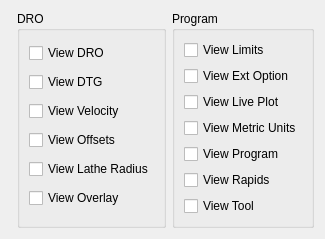
      <widget class="QWidget" name="tab_13">
       <attribute name="title">
        <string>Plot</string>
       </attribute>
       <layout class="QGridLayout" name="gridLayout_23">
        <item row="1" column="0">
         <widget class="QFrame" name="plot_widget"/>
        </item>
        <item row="1" column="1">
         <widget class="QGroupBox" name="groupBox_20">
          <property name="maximumSize">
           <size>
            <width>170</width>
            <height>16777215</height>
           </size>
          </property>
          <property name="title">
           <string>DRO</string>
          </property>
          <layout class="QGridLayout" name="gridLayout_39">
           <item row="0" column="0">
            <widget class="QCheckBox" name="view_dro_cb">
             <property name="text">
              <string>View DRO</string>
             </property>
            </widget>
           </item>
           <item row="4" column="0">
            <widget class="QCheckBox" name="view_lathe_radius_cb">
             <property name="text">
              <string>View Lathe Radius</string>
             </property>
            </widget>
           </item>
           <item row="3" column="0">
            <widget class="QCheckBox" name="view_offsets_cb">
             <property name="text">
              <string>View Offsets</string>
             </property>
            </widget>
           </item>
           <item row="1" column="0">
            <widget class="QCheckBox" name="view_dtg_cb">
             <property name="text">
              <string>View DTG</string>
             </property>
            </widget>
           </item>
           <item row="2" column="0">
            <widget class="QCheckBox" name="view_velocity_cb">
             <property name="text">
              <string>View Velocity</string>
             </property>
            </widget>
           </item>
           <item row="5" column="0">
            <widget class="QCheckBox" name="view_overlay_cb">
             <property name="text">
              <string>View Overlay</string>
             </property>
            </widget>
           </item>
          </layout>
         </widget>
        </item>
        <item row="1" column="2">
         <widget class="QGroupBox" name="groupBox_6">
          <property name="sizePolicy">
           <sizepolicy hsizetype="Minimum" vsizetype="Preferred">
            <horstretch>0</horstretch>
            <verstretch>0</verstretch>
           </sizepolicy>
          </property>
          <property name="minimumSize">
           <size>
            <width>0</width>
            <height>0</height>
           </size>
          </property>
          <property name="maximumSize">
           <size>
            <width>160</width>
            <height>16777215</height>
           </size>
          </property>
          <property name="title">
           <string>Program</string>
          </property>
          <layout class="QGridLayout" name="gridLayout_33">
           <item row="8" column="0">
            <widget class="QCheckBox" name="view_tool_cb">
             <property name="text">
              <string>View Tool</string>
             </property>
            </widget>
           </item>
           <item row="7" column="0">
            <widget class="QCheckBox" name="view_rapids_cb">
             <property name="text">
              <string>View Rapids</string>
             </property>
            </widget>
           </item>
           <item row="3" column="0">
            <widget class="QCheckBox" name="view_live_plot_cb">
             <property name="text">
              <string>View Live Plot</string>
             </property>
            </widget>
           </item>
           <item row="0" column="0">
            <widget class="QCheckBox" name="view_limits_cb">
             <property name="text">
              <string>View Limits</string>
             </property>
            </widget>
           </item>
           <item row="6" column="0">
            <widget class="QCheckBox" name="view_program_cb">
             <property name="text">
              <string>View Program</string>
             </property>
            </widget>
           </item>
           <item row="2" column="0">
            <widget class="QCheckBox" name="view_extents_option_cb">
             <property name="text">
              <string>View Ext Option</string>
             </property>
            </widget>
           </item>
           <item row="5" column="0">
            <widget class="QCheckBox" name="view_metric_units_cb">
             <property name="text">
              <string>View Metric Units</string>
             </property>
            </widget>
           </item>
          </layout>
         </widget>
        </item>
       </layout>
      </widget>
